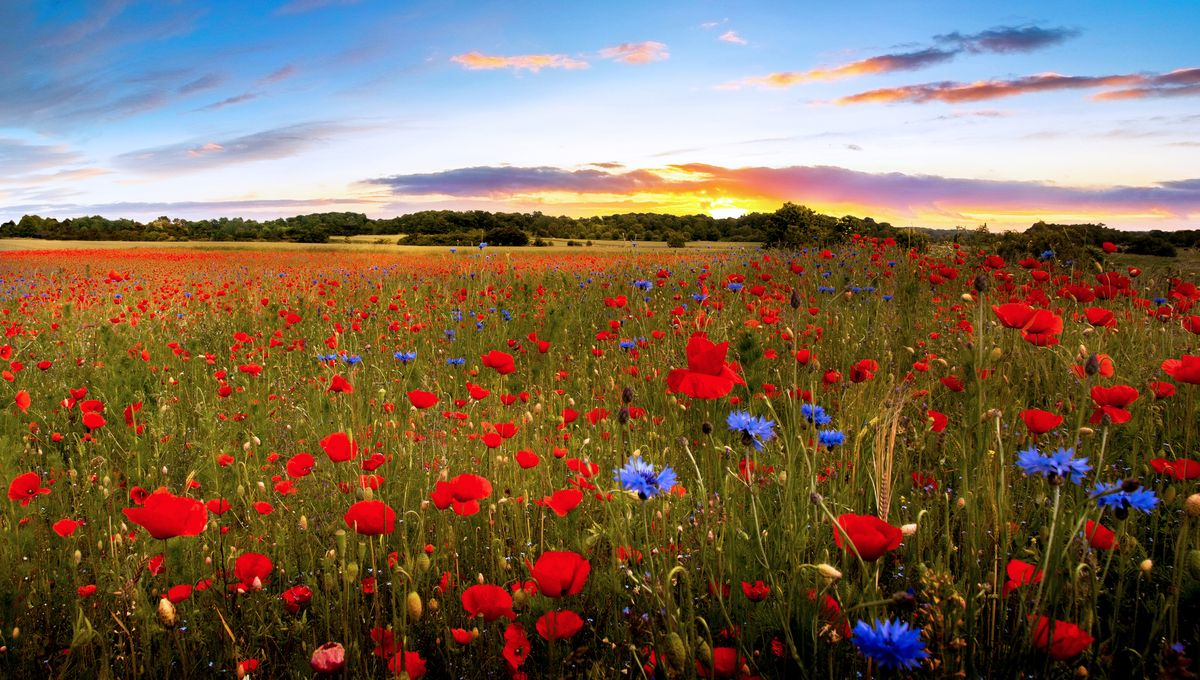
#> input picture im1.jpg, 1200 x 680 px
$ python harmocompeval.py
#> lines starting #> are read from the running program, lines starting #| are printed output that depends on the picture
import cv2
from matplotlib import pyplot as plt

def plot_histograms(original_path, harmonized_path):
    # Charger les images en HSV
#> called with original_path = 'im1.jpg', harmonized_path = 'image_harmonisee.jpg'
    original = cv2.imread(original_path)
#> original is the input picture: shape (680, 1200, 3); mean B, G, R 86.4, 105.1, 125.9
    harmonized = cv2.imread(harmonized_path)
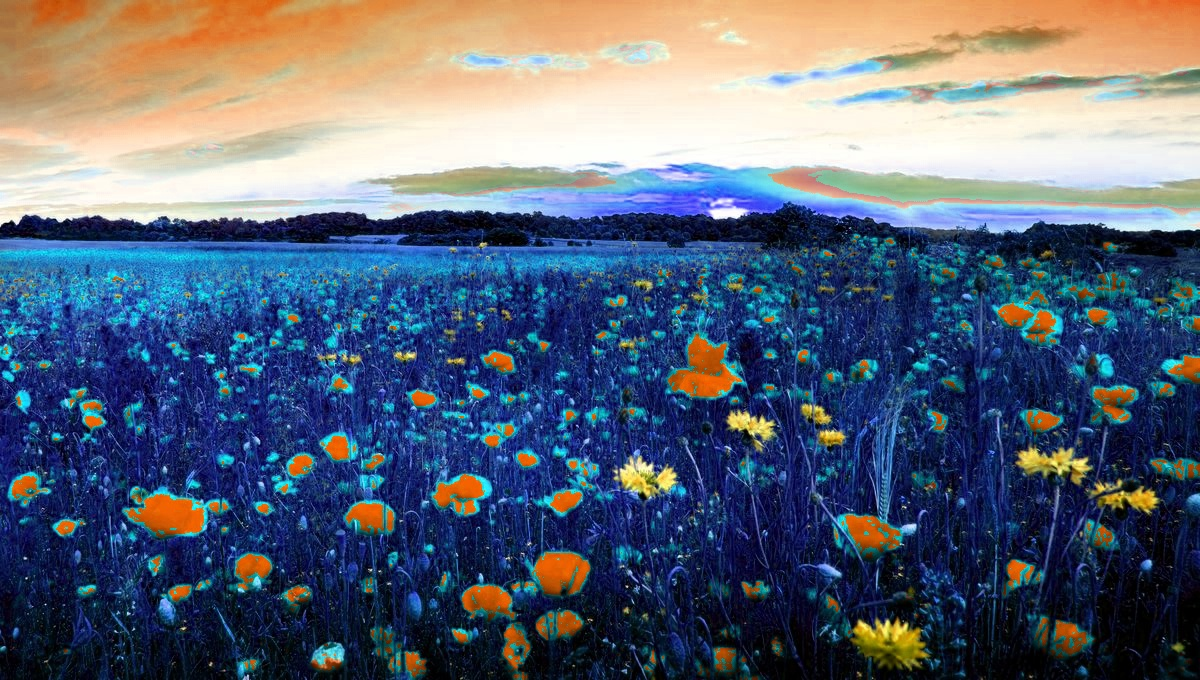
#> input picture image_harmonisee.jpg, 1200 x 680 px
#> harmonized is the input picture: shape (680, 1200, 3); mean B, G, R 118.5, 101.7, 92.3

    if original is None or harmonized is None:
        print("Erreur lors du chargement des images.")
        return

    original_hsv = cv2.cvtColor(original, cv2.COLOR_BGR2HSV)
#> original_hsv: shape (680, 1200, 3); mean H, S, V 52.7, 165.4, 144.4
    harmonized_hsv = cv2.cvtColor(harmonized, cv2.COLOR_BGR2HSV)
#> harmonized_hsv: shape (680, 1200, 3); mean H, S, V 80.7, 161.2, 142.8

    # Tracer les histogrammes pour H, S et V
    couleurs = ['Teinte', 'Saturation', 'Luminosité']
    for i, couleur in enumerate(couleurs):
        plt.figure(figsize=(10, 4))
        plt.hist(original_hsv[:, :, i].ravel(), bins=50, alpha=0.6, color='blue', label=f"Original {couleur}")
        plt.hist(harmonized_hsv[:, :, i].ravel(), bins=50, alpha=0.6, color='red', label=f"Harmonisé {couleur}")
        plt.title(f"Comparaison des histogrammes - {couleur}")
        plt.xlabel(f"Intensité de {couleur}")
        plt.ylabel("Fréquence")
        plt.legend()
        plt.show()  # Afficher les graphiques
#> this loop made 3 passes
#> pass 1, in plot_histograms, `plt.show()`:
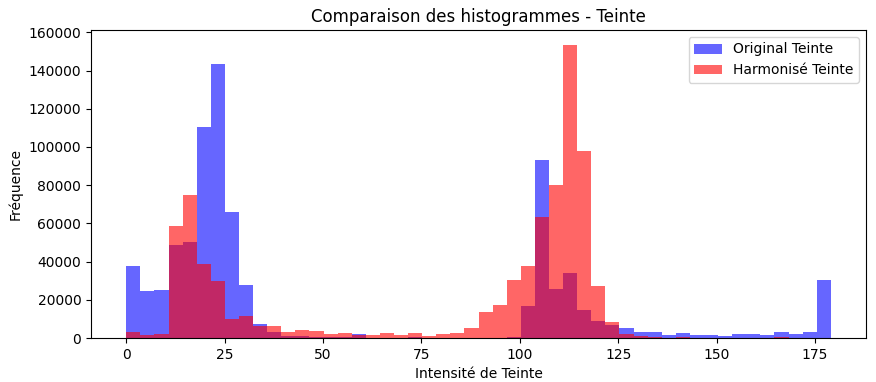
#> figure drawn by matplotlib, 1 panel; tallest bar 143585 high, from x = 21.48 to 25.06; tallest bar 153553 high, from x = 111 to 114.6
#> pass 2, in plot_histograms, `plt.show()`:
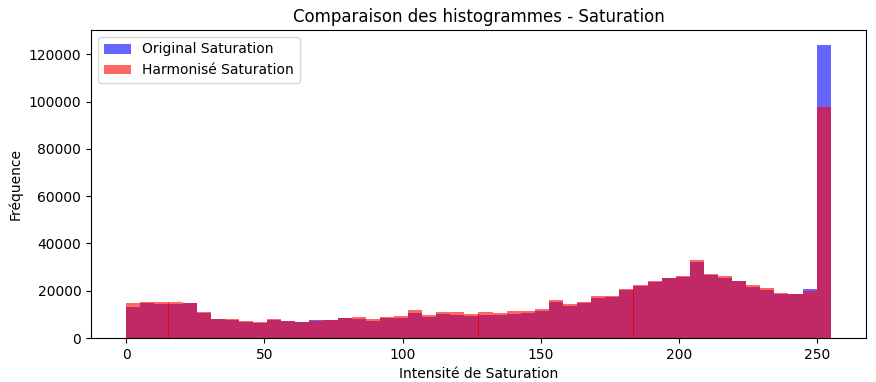
#> figure drawn by matplotlib, 1 panel; tallest bar 124134 high, from x = 249.9 to 255; tallest bar 97759 high, from x = 249.9 to 255

# Définir les chemins des images
image_path = 'im1.jpg'
output_path = 'image_harmonisee.jpg'

# Évaluer les histogrammes pour l'image originale et harmonisée
plot_histograms(image_path, output_path)
